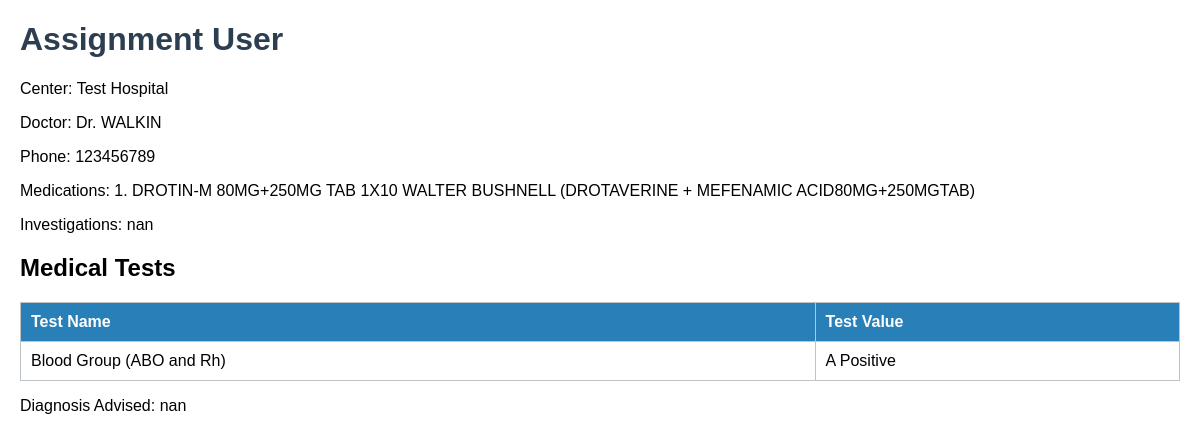
/patients/400/, run on the app's committed database.
### patients/models.py (models this page shows, shortened)
class Patient(models.Model):
    patient_id = models.CharField(max_length=100)  # Removed unique=True
    patient_name = models.CharField(max_length=255)
    patient_gender = models.CharField(max_length=10)
    patient_age = models.IntegerField()
    mobile_number = models.CharField(max_length=255)  # Encrypted
    center = models.CharField(max_length=255)
    visit_date = models.DateField()
    doctor_name = models.CharField(max_length=255)
    department = models.CharField(max_length=255)
    ip_advised = models.BooleanField(default=False)
    medications = models.TextField(null=True, blank=True)
    investigations = models.TextField(null=True, blank=True)
    diagnosis_advised = models.TextField(null=True, blank=True)
    appointment_date = models.DateField(null=True, blank=True)
    def get_decrypted_mobile_number(self):
        return decrypt_mobile_number(self.mobile_number)

class MedicalTest(models.Model):
    patient = models.ForeignKey(Patient, related_name="medical_tests", on_delete=models.CASCADE)
    test_name = models.CharField(max_length=255)
    test_value = models.CharField(max_length=255)

### patients/views.py (the view)
# urls.py: path('patients/<int:patient_id>/', views.patient_detail, name='patient_detail'),
def patient_detail(request, patient_id):
    patient = Patient.objects.get(pk=patient_id)
    medical_tests = patient.medical_tests.all()
    return render(request, 'patients/patient_detail.html', {'patient': patient, 'medical_tests': medical_tests})

### patients/models.py (called while the page is built)
def decrypt_mobile_number(encrypted_mobile_number):
    return cipher_suite.decrypt(encrypted_mobile_number.encode()).decode()

### patients/templates/patients/patient_detail.html (shortened to what this page needs)
<!DOCTYPE html>
<html lang="en">
<head>
</head>
<body>
    <h1>{{ patient.patient_name }}</h1>
    <p>Center: {{ patient.center }}</p>
    <p>Doctor: {{ patient.doctor_name }}</p>
    <p>Phone: {{ patient.get_decrypted_mobile_number }}</p>
    <p>Medications: {{ patient.medications }}</p>
    <p>Investigations: {{ patient.investigations }}</p>
    <h2>Medical Tests</h2>
    <table>
        <thead>
            <tr>
                <th>Test Name</th>
                <th>Test Value</th>
            </tr>
        </thead>
        <tbody>
            {% for test in medical_tests %}
            <tr>
                <td>{{ test.test_name }}</td>
                <td>{{ test.test_value }}</td>
            </tr>
            {% empty %}
            <tr>
                <td colspan="2">No medical tests found for this patient.</td>
            </tr>
            {% endfor %}
        </tbody>
    </table>
    <p>Diagnosis Advised: {{ patient.diagnosis_advised }}</p>
</body>
</html>

### patients/templates/patients/patient_detail.html (style rules this page uses)
body { font-family: Arial, sans-serif; margin: 20px; }
h1 { color: #2c3e50; }
p { font-size: 16px; }
table { width: 100%; border-collapse: collapse; margin-top: 20px; }
th, td { border: 1px solid #bdc3c7; padding: 10px; text-align: left; }
th { background-color: #2980b9; color: white; }

### data on the page
Patient: patient_name "Assignment User", center "Test Hospital", doctor_name "Dr. WALKIN", get_decrypted_mobile_number "123456789", medications "1. DROTIN-M 80MG+250MG TAB 1X10 WALTER BUSHNELL (DROTAVERINE + MEFENAMIC ACID80MG+250MGTAB)", investigations "nan", diagnosis_advised "nan"
MedicalTest: test_name "Blood Group (ABO and Rh)", test_value "A Positive"
